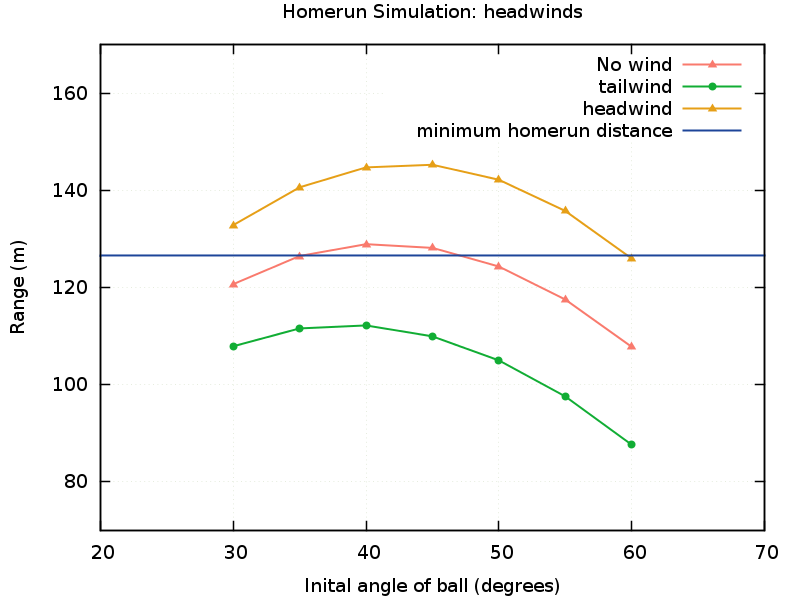

Source code (gnuplot):
## gnuplot script for making drag = 0 plot
## Corey Mutnik 3/16/15

set terminal pngcairo size 800,600 enhanced font 'Verdana,14'
set out 'rangedenver.png'
set title "Homerun Simulation: headwinds"
set xlabel "Inital angle of ball (degrees)"
set ylabel "Range (m)"
set xr [20:70]
set yr [70:170]


plot 'range.dat' u 1:3 t 'No wind' linestyle 3 w lp, \
      'headwind.dat' u 1:4 t 'tailwind' linestyle 6 w lp, \
      'headwind.dat' u 1:5 t 'headwind' linestyle 8 w lp, \
       126.492 t 'minimum homerun distance' linestyle 5
